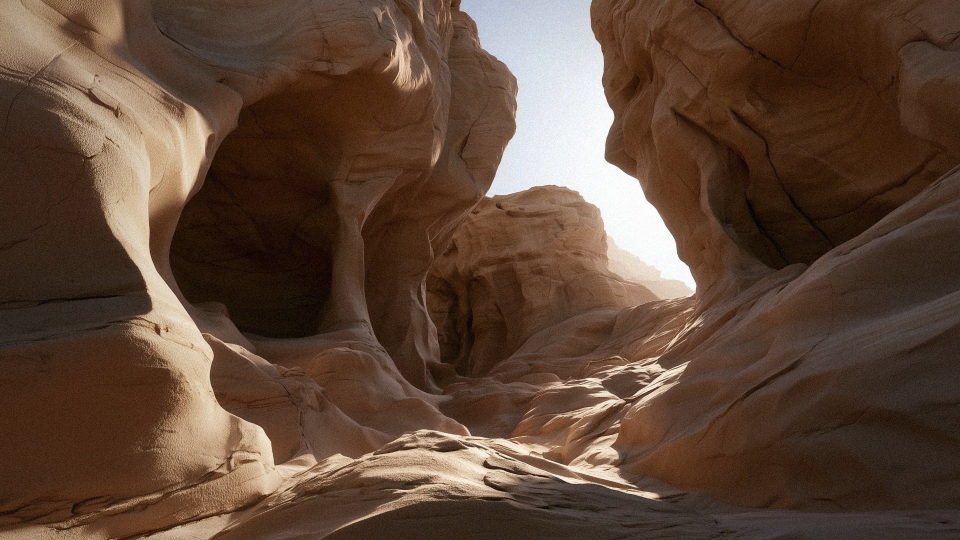
#> input picture skills/kirill-menshov-premium-black/assets/photos/canyon-light.jpg, 1920 x 1080 px (shown at 1/2 size); its folder holds only this picture in this run
$ python tone_photo.py ../assets/photos/canyon-light.jpg out.png
#> lines starting #> are read from the running program, lines starting #| are printed output that depends on the picture
### skills/kirill-menshov-premium-black/scripts/premium_common.py
"""Shared paths and policies for the Premium Black skill (OuroborosHub adaptation).

Every write of this skill lands in a new job folder under ``<state>/outputs/``
or in the renderer/animation caches under ``<state>/``. Nothing outside those
folders is created, changed or deleted. Reads are equally narrow: the skill's
own assets, the one spec file the caller explicitly names and the photo files
the operator declares for THIS build with ``--photo имя=путь`` (each checked
against network addresses and re-encoded without metadata); the skill's state
folder holds the toned copies ``tone_photo.py`` produced. There is no list of
"working folders": the folder next to the spec grants no reading of its
neighbours, and nothing is read from other tasks' zones or from the network.
"""
from __future__ import annotations

import datetime as _dt
import json
import os
import pathlib
import re
import secrets
import sys

SKILL_NAME = "kirill-menshov-premium-black"
VERSION = "2.3.2-hub.1"          # keep in sync with SKILL.md `version` and the last CHANGELOG.md entry
UPSTREAM_VERSION = "2.3.2"       # Kirill Menshov's original release this adaptation is based on
PLAYWRIGHT_VERSION = "1.65.2"    # must equal the pinned `playwright==` in SKILL.md install_specs

SKILL_DIR = pathlib.Path(__file__).resolve().parent.parent
ASSETS = SKILL_DIR / "assets"
PHOTO_LIBRARY = ASSETS / "photos"

EXIT_HYGIENE = 2
EXIT_SCHEMA = 3
EXIT_RENDERER = 4
EXIT_REFUSED = 5


class Refused(Exception):
    """An input or output the policy does not allow; exit code 5."""


def state_dir() -> pathlib.Path:
    raw = os.environ.get("OUROBOROS_SKILL_STATE_DIR", "").strip()
    if not raw:
        raise Refused("OUROBOROS_SKILL_STATE_DIR не задан: скилл пишет только в свою папку состояния. "
                      "Ouroboros задаёт её сам; для ручного запуска укажи переменную явно.")
    path = pathlib.Path(raw).expanduser()
    path.mkdir(parents=True, exist_ok=True)
    return path.resolve()


# [6 lines left out: function contained, not called in this run]


def refused_if_url(text: str) -> None:
    """Network addresses are never read: the build and the toner stay offline."""
    prefix = text.lstrip()
    if re.match(r"^[A-Za-z][A-Za-z0-9+.-]+:", prefix) or re.match(r"^[/\\]{2}", prefix):
        raise Refused(f"внешние адреса не поддерживаются, скилл не ходит в сеть: {text[:120]}")


# [22 lines left out: function resolve_spec, not called in this run]


SAFE_NAME = re.compile(r"[^/\\:\x00-\x1f\x7f-\x9f*?\"<>|]{1,120}")
PHOTO_NAME = re.compile(r"^[^/\\\x00-\x1f*?\"<>|:&=]{1,120}$")
DEVICE_NAME = re.compile(r"CON|PRN|AUX|NUL|COM[1-9¹²³]|LPT[1-9¹²³]|CONIN\$|CONOUT\$", re.IGNORECASE)


def output_name(raw: str | None, default_stem: str, suffix: str) -> str:
    """A bare file name for a job output. Directories are refused: every file goes to the job folder.

    The verdict is about the FINAL name, after the suffix is added: a stem that only turns into
    a reserved Windows device once the suffix is there ("CON" -> "CON.html") is refused as well.
    """
    stem = (raw or "").strip() or f"{default_stem}{suffix}"
    if stem.endswith((" ", ".")):
        raise Refused(f"имя файла «{stem}» не переносимо: основа не может заканчиваться пробелом или точкой")
    name = stem if stem.lower().endswith(suffix.lower()) else stem + suffix
    base = name.split(".", 1)[0]
    if DEVICE_NAME.fullmatch(base.rstrip(" ")):
        raise Refused(f"имя файла «{name}» зарезервировано в Windows; выбери другое")
    if (not base or not SAFE_NAME.fullmatch(name) or name.startswith(".")
            or base.endswith((" ", ".")) or name.endswith((" ", "."))):
        raise Refused(f"имя файла «{name}» должно быть простым именем без папок, служебных знаков, "
                      "точки в начале или пробела/точки в конце основы, "
                      f"например «Deck Name v1{suffix}»; файлы пишутся в новую папку задания")
    return name


# [13 lines left out: function library_photos, not called in this run]


def library_photo_keys() -> set[str]:
    return set(library_photos())


# [9 lines left out: function library_photo_key, not called in this run]


def photo_name_is_library(name: str, library=None) -> bool:
    """Whether ``name`` would collide with a bundled photo key (same exact table as the reader)."""
    return library_photo_key(name, library) is not None


def photo_name_is_valid(name: str) -> bool:
    """Whether a name is accepted as an own-photo key by the builder."""
    return bool(PHOTO_NAME.fullmatch(str(name or "")))


OWN_PREFIX = "own-"


# [25 lines left out: function choose_photo_alias, not called in this run]


def slug(text: str) -> str:
    s = re.sub(r"[^0-9A-Za-z]+", "-", text or "").strip("-")     # ASCII folder names travel everywhere
    return (s[:40].strip("-") or "deck").lower()


# [19 lines left out: functions new_job_dir, cache_dir, not called in this run]


def browsers_dir(state: pathlib.Path) -> pathlib.Path:
    """Private Playwright browser folder of this skill (never the global cache)."""
    return state / "ms-playwright"


def emit(payload: dict) -> None:
    sys.stdout.write(json.dumps(payload, ensure_ascii=False, indent=2) + "\n")
    sys.stdout.flush()

### skills/kirill-menshov-premium-black/scripts/tone_photo.py
#!/usr/bin/env python3
"""
Premium Black: bring any photograph (generated, stock, from the source document) to the library grade.

The 23 library photos share one look: warm hue 20-35 degrees, saturation around 0.3, espresso shadows,
ivory highlights, fine grain. This script maps a new picture onto the same duotone curve and blends a
little of the original colour back, so a generated or borrowed frame sits next to library frames
without a visible seam.

Usage:
  tone_photo.py in.jpg out.jpg [--mix 0.18] [--dark 0.0] [--grain 3] [--max 2400]

  in.jpg  a JPEG, PNG or WebP file you explicitly name (typically from the working folder of
          your task or the folder where the user's picture landed); network addresses are refused
  out.jpg a bare file name; the result is a NEW file in <state>/photos/ (a suffix is added if the
          name is taken), written without EXIF or other metadata

  --mix   share of the original (desaturated) colour kept, 0 = pure duotone, default 0.18
  --dark  extra darkening 0..0.5 for frames that carry text (title, section)
  --grain noise sigma in 8-bit units, 0 disables
  --max   longest side in px

Then hand the result to the build: build_deck.py spec.json --photo <имя>=<путь из file>,
and put <имя> (the printed spec_value) in the spec's photo field. A path inside the spec is not
a permission to read the file.
"""
import argparse, io, os, shlex, sys, warnings
import numpy as np
from PIL import Image, ImageOps

sys.path.insert(0, os.path.dirname(os.path.abspath(__file__)))
import premium_common as pc

ESPRESSO = np.array([0x15, 0x11, 0x0E], np.float32) / 255
MID = np.array([0xB8, 0x86, 0x5A], np.float32) / 255       # warm mid between mocha and caramel
IVORY = np.array([0xF3, 0xEB, 0xDD], np.float32) / 255
MAX_IMAGE_PIXELS = 60_000_000

def duotone(L):
    """L in 0..1 -> RGB through espresso -> mid -> ivory."""
    a = np.clip(L / 0.55, 0, 1)[..., None]
    b = np.clip((L - 0.55) / 0.45, 0, 1)[..., None]
    rgb = ESPRESSO * (1 - a) + MID * a
    return rgb * (1 - b) + IVORY * b

def tone(im, mix=0.18, dark=0.0, grain=3.0, seed=3):
    arr = np.asarray(im.convert("RGB"), np.float32) / 255
    L = 0.2126 * arr[..., 0] + 0.7152 * arr[..., 1] + 0.0722 * arr[..., 2]
    # gentle S-curve and optional darkening
    L = np.clip((L - 0.5) * 1.08 + 0.5, 0, 1)
    L = L * (1 - dark)
    base = duotone(L)
    # keep a little of the original colour, desaturated
    gray = L[..., None]
    desat = gray * 0.6 + arr * 0.4
    out = base * (1 - mix) + desat * mix
    if grain > 0:
        rng = np.random.default_rng(seed)
        out = out + rng.normal(0, grain / 255, L.shape)[..., None]
    return Image.fromarray((np.clip(out, 0, 1) * 255).astype(np.uint8), "RGB")

def main():
    ap = argparse.ArgumentParser()
    ap.add_argument("src"); ap.add_argument("dst")
    ap.add_argument("--mix", type=float, default=0.18)
    ap.add_argument("--dark", type=float, default=0.0)
    ap.add_argument("--grain", type=float, default=3.0)
    ap.add_argument("--max", type=int, default=2400)
    a = ap.parse_args()
    try:
        pc.refused_if_url(a.src)
        name = pc.output_name(a.dst, "toned", ".jpg")
        if not (0 <= a.mix <= 1 and 0 <= a.dark <= 0.5 and 0 <= a.grain <= 20 and 256 <= a.max <= 4000):
            raise pc.Refused("параметры вне диапазона: --mix 0..1, --dark 0..0.5, --grain 0..20, --max 256..4000")
        try:
            src = pc.pathlib.Path(a.src).expanduser().resolve(strict=True)
        except OSError:
            raise pc.Refused(f"снимок не найден: {a.src}") from None
        if not src.is_file() or src.stat().st_size > 30 * 1024 * 1024:
            raise pc.Refused(f"нужен обычный файл до 30 МБ: {src}")
        previous_limit = Image.MAX_IMAGE_PIXELS
        Image.MAX_IMAGE_PIXELS = MAX_IMAGE_PIXELS
        try:
            with warnings.catch_warnings():
                warnings.simplefilter("error", Image.DecompressionBombWarning)
                opened = Image.open(src)
#> opened is the input picture: PIL image 1920x1080 RGB; mean R, G, B 94.6, 70.8, 55.2
            with opened:
                if opened.format not in ("JPEG", "PNG", "WEBP"):
                    raise pc.Refused(f"поддерживаются JPEG, PNG и WebP, а не {opened.format}")
                width, height = opened.size
                if width * height > MAX_IMAGE_PIXELS:
                    raise pc.Refused(f"снимок слишком большой: {width}x{height} пикселей, максимум {MAX_IMAGE_PIXELS}")
                im = ImageOps.exif_transpose(opened)
                im.thumbnail((a.max, a.max), Image.LANCZOS)
                out = tone(im, a.mix, a.dark, a.grain)
#> in tone, `L = 0.2126 * arr[..., 0] + 0.7152 * arr[..., 1] + 0.0722 * arr[..., 2]`:
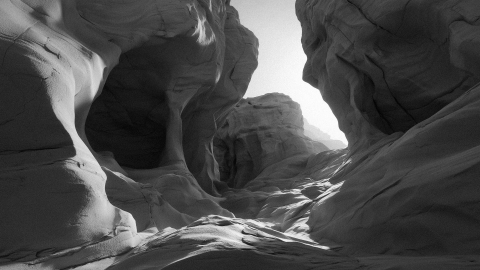
#> L: shape (1080, 1920) float32 (shown at 1/4 size); min 0.000834, max 1, mean 0.293
#> in duotone, `a = np.clip(L / 0.55, 0, 1)[..., None]`:
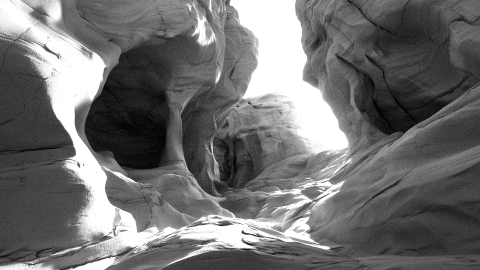
#> a: shape (1080, 1920, 1) float32 (shown at 1/4 size); min 0, max 1, mean 0.439
#> in duotone, `b = np.clip((L - 0.55) / 0.45, 0, 1)[..., None]`:
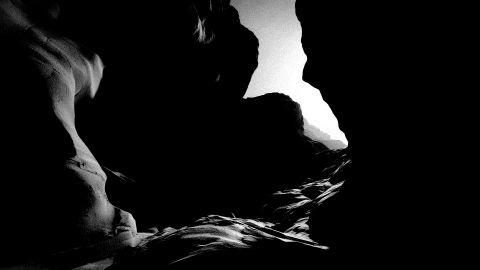
#> b: shape (1080, 1920, 1) float32 (shown at 1/4 size); min 0, max 1, mean 0.0776
#> in duotone, `rgb = ESPRESSO * (1 - a) + MID * a`:
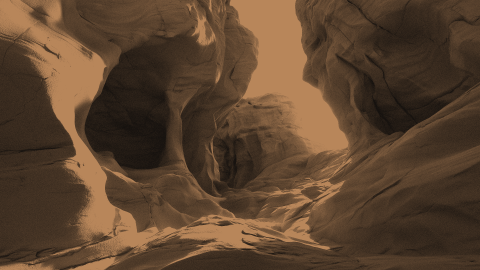
#> rgb: shape (1080, 1920, 3) float32 (shown at 1/4 size); mean of channels 0, 1, 2 0.364, 0.268, 0.186; drawn as R, G, B
#> in duotone, `return rgb * (1 - b) + IVORY * b`:
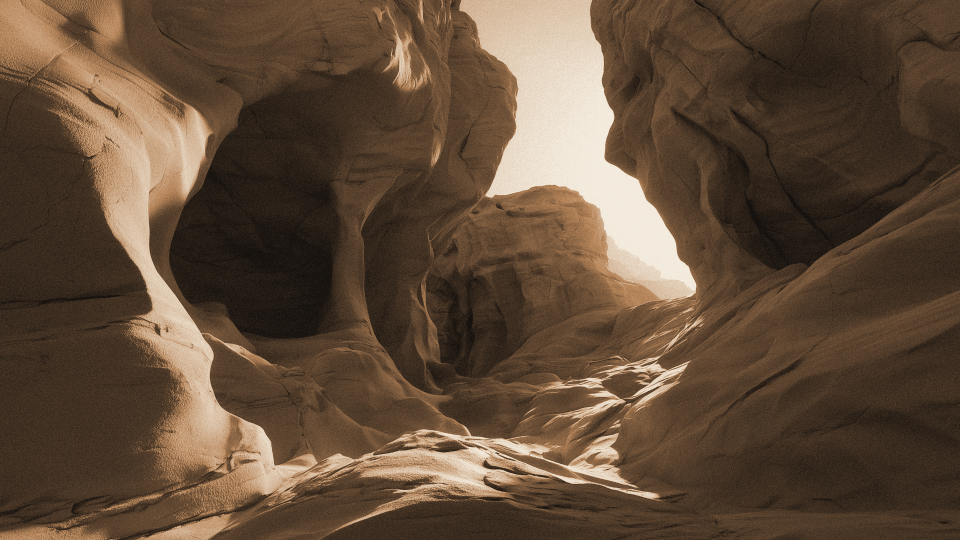
#> returned value: shape (1080, 1920, 3) float32 (shown at 1/2 size); mean of channels 0, 1, 2 0.381, 0.299, 0.226; drawn as R, G, B
        finally:
            Image.MAX_IMAGE_PIXELS = previous_limit
        buf = io.BytesIO()
        out.info.clear()                            # only pixels, no source EXIF/ICC/XMP
        out.save(buf, format="JPEG", quality=90)
        folder = pc.state_dir() / "photos"
        if folder.is_symlink() or folder.resolve() != folder:
            raise pc.Refused("папка photos не должна перенаправлять запись за пределы своего пути")
        folder.mkdir(parents=True, exist_ok=True)
        stem, ext = os.path.splitext(name)
        for k in range(1, 1000):
            target = folder / (name if k == 1 else pc.output_name(f"{stem}-{k}{ext}", "toned", ".jpg"))
            try:
                with open(target, "xb") as f:         # never replaces an existing file
                    f.write(buf.getvalue())
                break
            except FileExistsError:
                continue
        else:
            raise pc.Refused("слишком много снимков с таким именем, выбери другое")
        # the key for the spec, derived from the real file name (see choose_photo_alias for covered collisions)
        photo_name = pc.choose_photo_alias(os.path.splitext(os.path.basename(target))[0])
    except pc.Refused as exc:
        pc.emit({"status": "error", "error": str(exc)})
        return pc.EXIT_REFUSED
    except (Image.DecompressionBombError, Image.DecompressionBombWarning):
        pc.emit({"status": "error", "error": f"снимок слишком большой: максимум {MAX_IMAGE_PIXELS} пикселей"})
        return pc.EXIT_REFUSED
    except (OSError, ValueError) as exc:
        pc.emit({"status": "error", "error": f"снимок не читается: {exc}"})
        return pc.EXIT_REFUSED
    photo_operand = f"{photo_name}={target}"
    photo_arg = f"--photo {shlex.quote(photo_operand)}"
    pc.emit({"status": "ok", "file": str(target), "size": [out.size[0], out.size[1]],
             "spec_value": photo_name, "build_args": ["--photo", photo_operand],
             "note": f"передай снимок в сборку как {photo_arg}, "
                     f"а в поле photo укажи имя «{photo_name}»"})
    return 0

if __name__ == "__main__":
#> (the run stopped early here; a loop or call above may not have finished)

$ run again, on skills/kirill-menshov-premium-black/assets/photos/dune-ridge.jpg
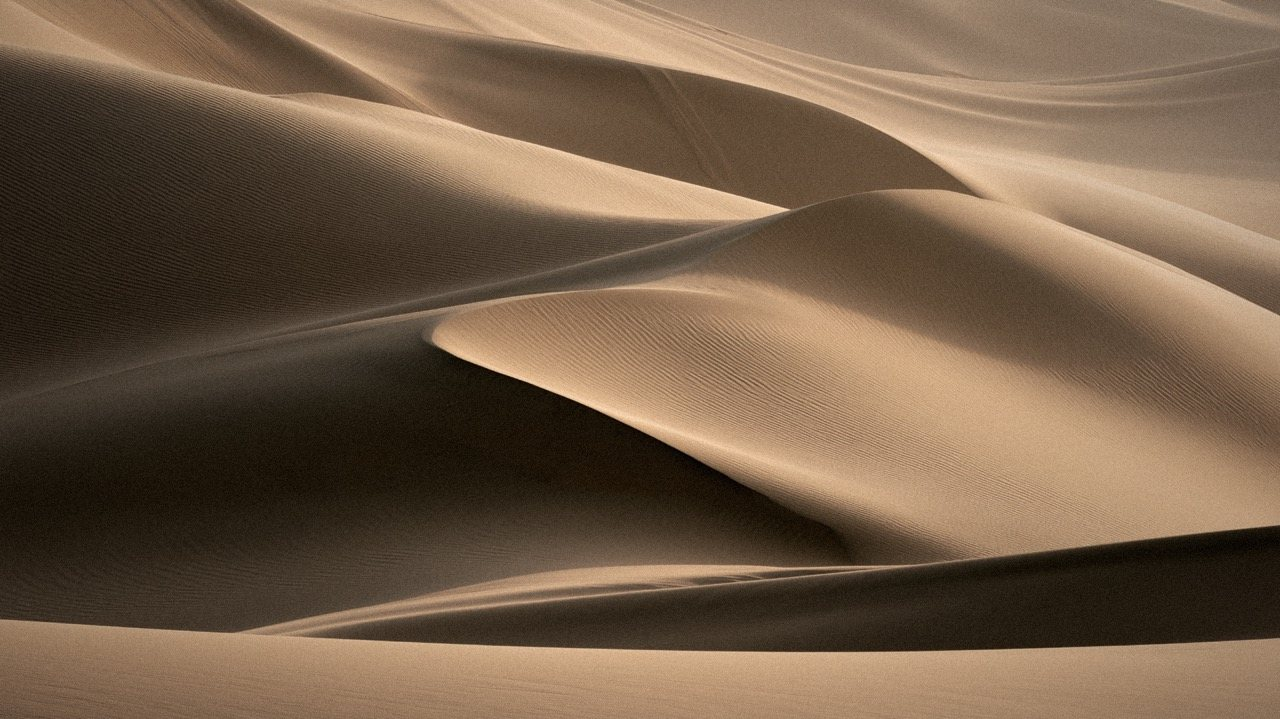
#> input picture skills/kirill-menshov-premium-black/assets/photos/dune-ridge.jpg, 1280 x 719 px
#> in main, opened is the input picture: PIL image 1280x719 RGB; mean R, G, B 115.5, 93.8, 72.7
#> in duotone, `b = np.clip((L - 0.55) / 0.45, 0, 1)[..., None]`:
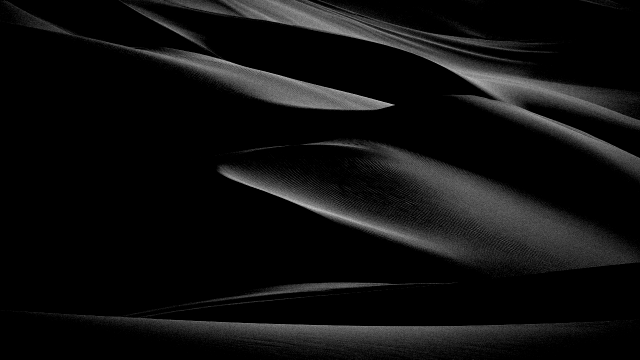
#> b: shape (719, 1280, 1) float32 (shown at 1/2 size); min 0, max 0.853, mean 0.0613
#> in duotone, `return rgb * (1 - b) + IVORY * b`:
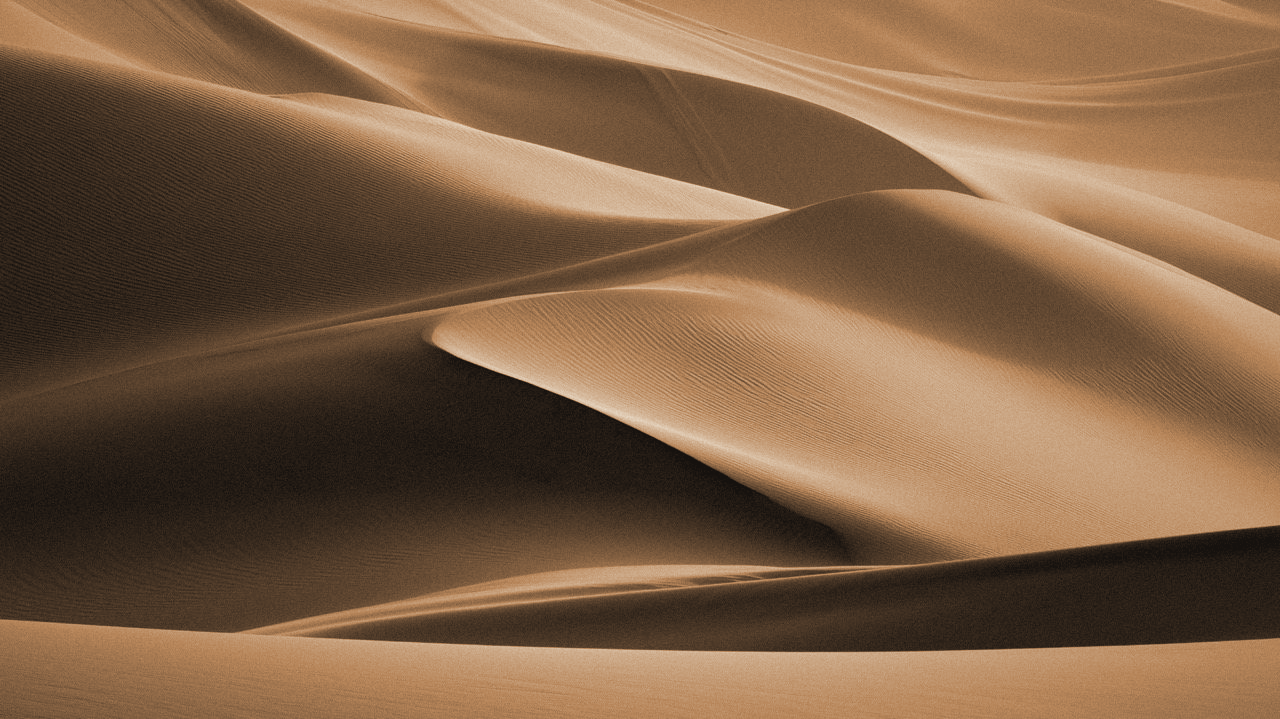
#> returned value: shape (719, 1280, 3) float32; mean of channels 0, 1, 2 0.495, 0.377, 0.272; drawn as R, G, B

$ run again, on skills/kirill-menshov-premium-black/assets/photos/dunes-evening.jpg
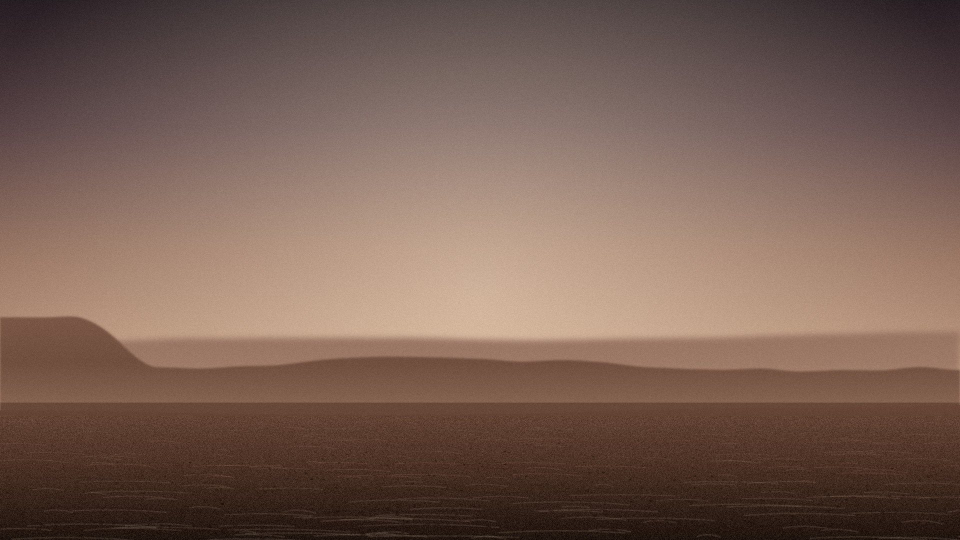
#> input picture skills/kirill-menshov-premium-black/assets/photos/dunes-evening.jpg, 1920 x 1080 px (shown at 1/2 size)
#> in main, opened is the input picture: PIL image 1920x1080 RGB; mean R, G, B 120.3, 95.1, 83.6
#> in duotone, `b = np.clip((L - 0.55) / 0.45, 0, 1)[..., None]`:
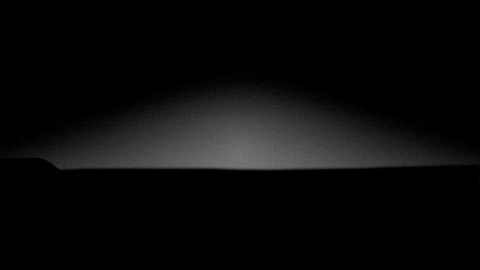
#> b: shape (1080, 1920, 1) float32 (shown at 1/4 size); min 0, max 0.595, mean 0.0393
#> in tone, `out = out + rng.normal(0, grain / 255, L.shape)[..., None]`:
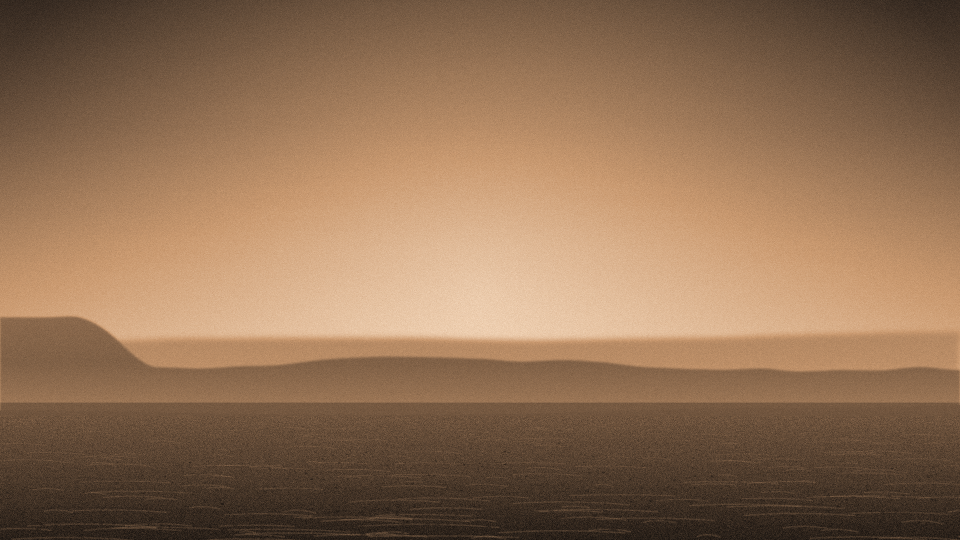
#> out: shape (1080, 1920, 3) float64 (shown at 1/2 size); mean of channels 0, 1, 2 0.497, 0.385, 0.288; drawn with min black and max white
